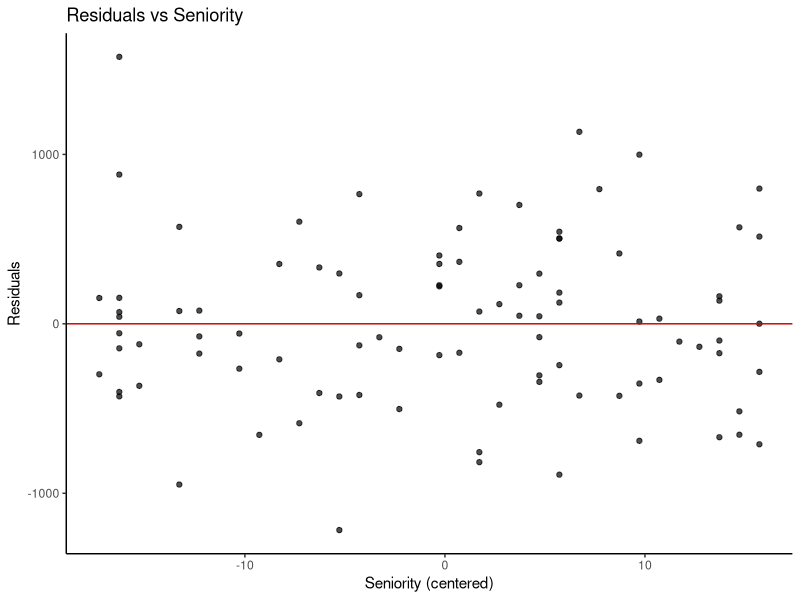
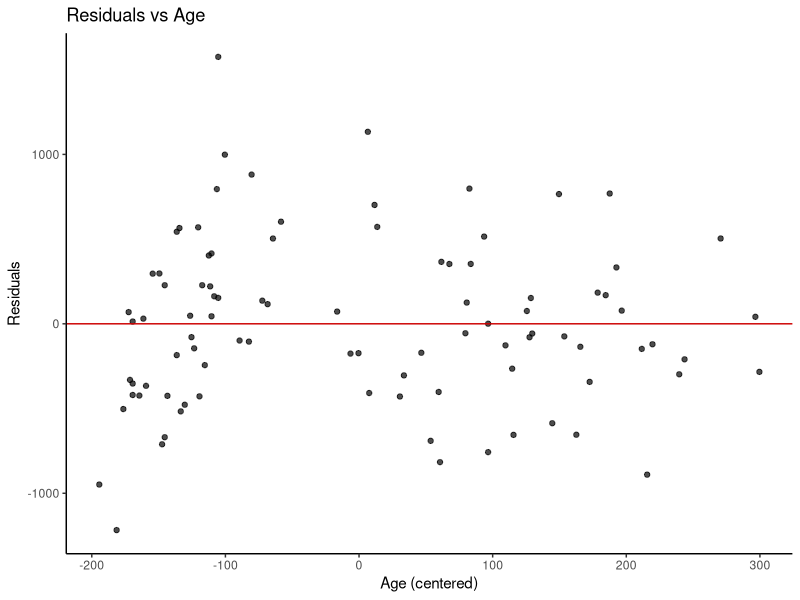
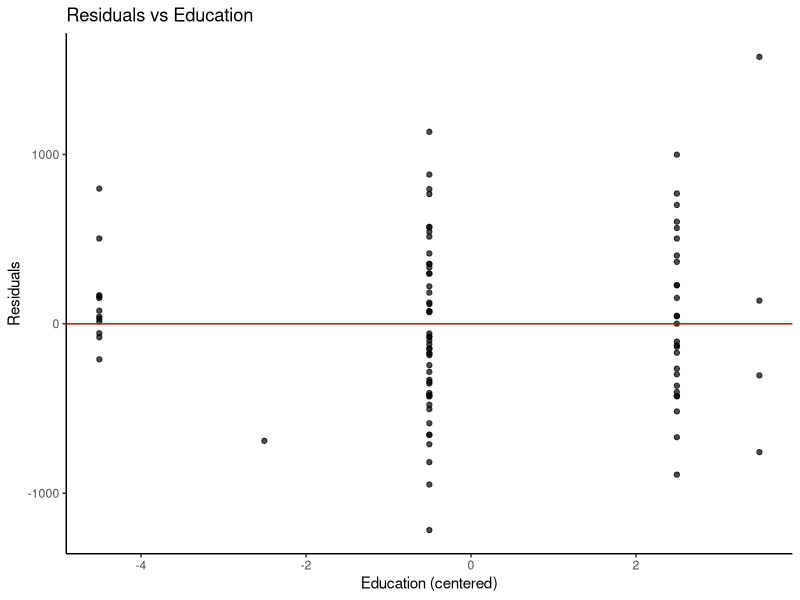
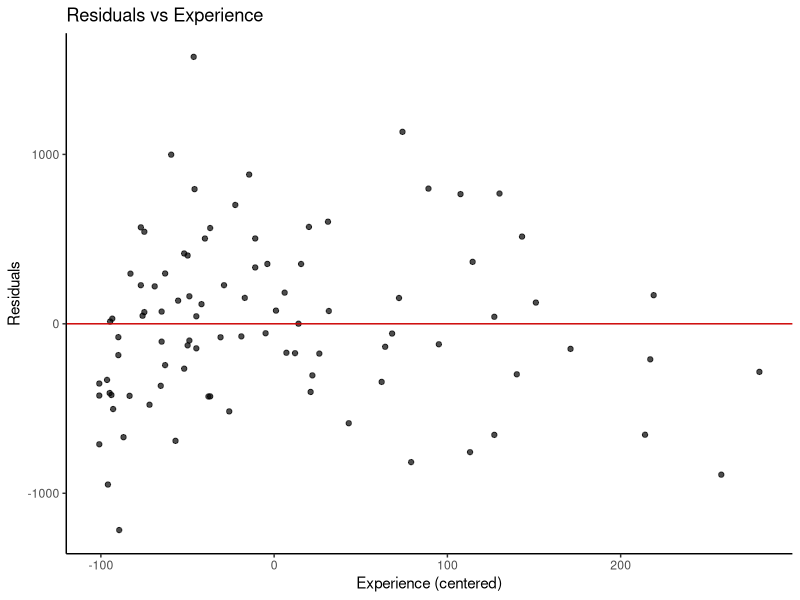
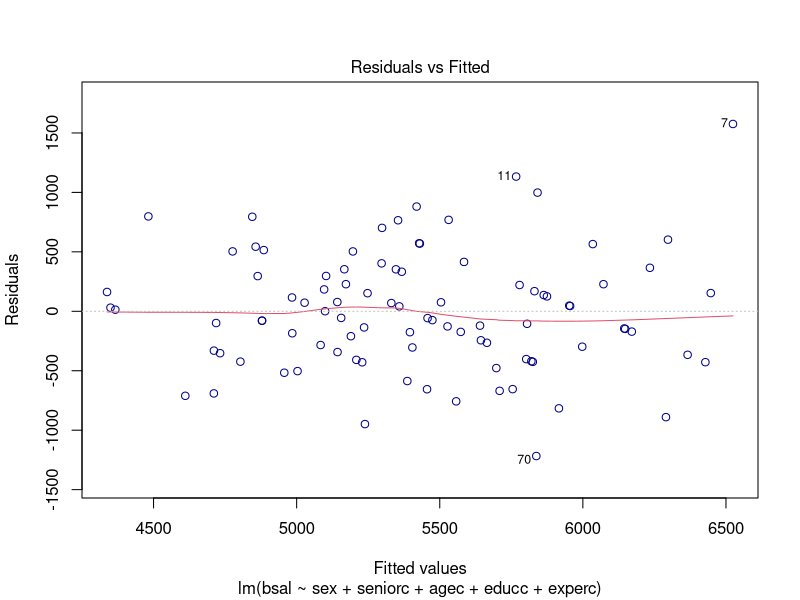
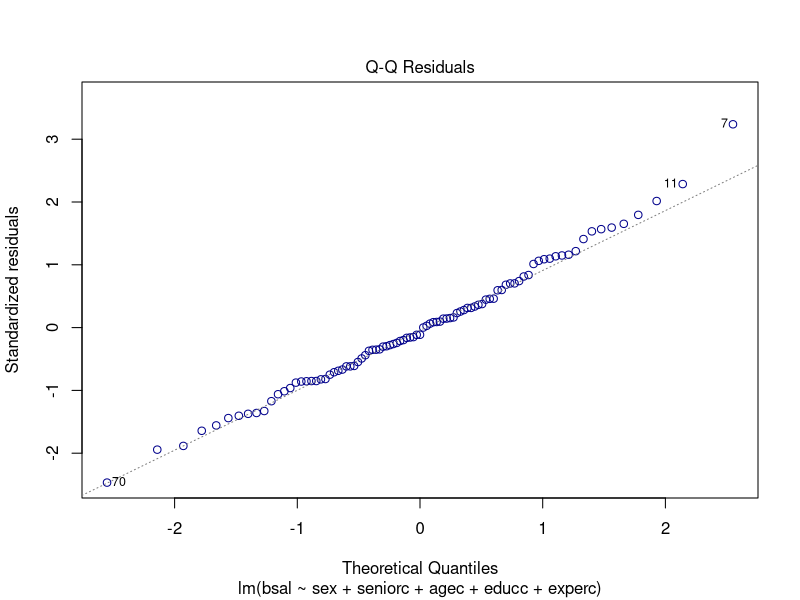
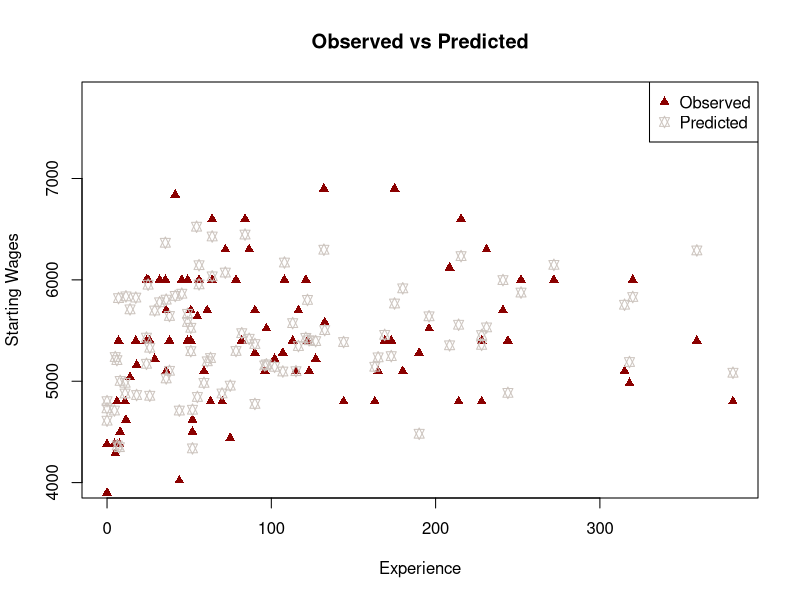
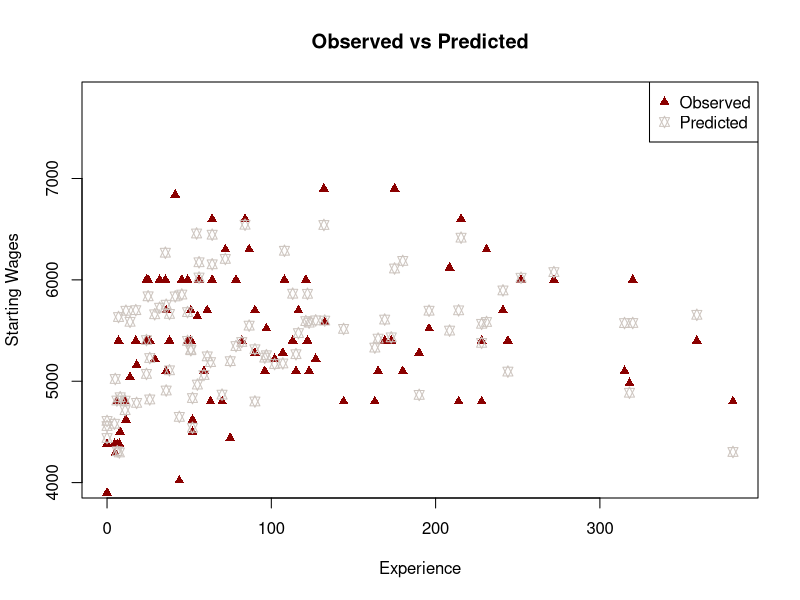

Write R code to recreate these figures, in order.
## ---- chunk 1
# R options
options(
  htmltools.dir.version = FALSE, # for blogdown
  show.signif.stars = FALSE,     # for regression output
  warm = 1
  )
# Set dpi and height for images
library(knitr)
knitr::opts_chunk$set(fig.height = 2.65, dpi = 300,fig.align='center',fig.show='hold',size='footnotesize', small.mar=TRUE) 
# For nonsese...
htmltools::tagList(rmarkdown::html_dependency_font_awesome())
## ---- chunk 2
#library(tidyverse)
#library(rvest)
library(ggplot2)
wages <- read.csv("data/wagediscrim.txt", header= T)
wages$sex <- factor(wages$sex,levels=c("Male","Female"))
wages$fsex <- factor(wages$fsex)

wages$agec <- c(scale(wages$age,scale=F))
wages$seniorc <- c(scale(wages$senior,scale=F))
wages$experc <- c(scale(wages$exper,scale=F))
wages$educc <- c(scale(wages$educ,scale=F))
## ---- chunk 3
regwagec <- lm(bsal~ sex + seniorc + agec + educc + experc, data= wages)
summary(regwagec)
## ---- chunk 4
ggplot(wages,aes(x=seniorc, y=regwagec$residual)) + 
  geom_point(alpha = .7) +  geom_hline(yintercept=0,col="red3") + theme_classic() +
  labs(title="Residuals vs Seniority",x="Seniority (centered)",y="Residuals")
## ---- chunk 5
ggplot(wages,aes(x=agec, y=regwagec$residual)) + 
  geom_point(alpha = .7) +  geom_hline(yintercept=0,col="red3") + theme_classic() +
  labs(title="Residuals vs Age",x="Age (centered)",y="Residuals")
## ---- chunk 6
ggplot(wages,aes(x=educc, y=regwagec$residual)) + 
  geom_point(alpha = .7) +  geom_hline(yintercept=0,col="red3") + theme_classic() +
  labs(title="Residuals vs Education",x="Education (centered)",y="Residuals")
## ---- chunk 7
ggplot(wages,aes(x=experc, y=regwagec$residual)) + 
  geom_point(alpha = .7) +  geom_hline(yintercept=0,col="red3") + theme_classic() +
  labs(title="Residuals vs Experience",x="Experience (centered)",y="Residuals")
## ---- chunk 8
plot(regwagec,which=1,col=c("blue4"))
## ---- chunk 9
plot(regwagec,which=2,col=c("blue4"))
## ---- chunk 10
wages$agec2 <- wages$agec^2
wages$experc2 <- wages$experc^2
## ---- chunk 11
regwagecsquares <- lm(bsal~sex+seniorc+agec+agec2+educc+experc+experc2,data=wages)
summary(regwagecsquares)
## ---- chunk 12
preds <- predict(regwagec);
plot(y=wages$bsal,x=wages$exper,col='red4',
     xlab="Experience", ylab="Starting Wages",pch=17,ylim=c(4000,7800),
     main="Observed vs Predicted")
points(y=preds,x=wages$exper,col='seashell3',pch=11)
legend("topright",c("Observed","Predicted"),col=c("red4","seashell3"),pch=c(17,11))
## ---- chunk 13
preds <- predict(regwagecsquares);
plot(y=wages$bsal,x=wages$exper,col='red4',
     xlab="Experience", ylab="Starting Wages",pch=17,ylim=c(4000,7800),
     main="Observed vs Predicted")
points(y=preds,x=wages$exper,col='seashell3',pch=11)
legend("topright",c("Observed","Predicted"),col=c("red4","seashell3"),pch=c(17,11))
## ---- chunk 14
#First, make the 20 values of experience that you want to examine
newexper <- seq(from=0,to=400,by=5)
newexperc <- newexper - mean(wages$exper)
newexperc2 <- newexperc^2
newdata <- data.frame(matrix(0, nrow=length(newexper), ncol=7))
names(newdata) <- c("sex","seniorc","agec","agec2","educc","experc","experc2")
newdata$experc <- newexperc; newdata$experc2 <- newexperc2; newdata$sex <- "Male"
#Since we use mean-centered predictors, the rows in the new dataset correspond to 
#people with average values of seniority, age, and education. 
preds_male <- predict(regwagecsquares,newdata,interval="confidence"); preds_male[1:3,]
newdata$sex <- "Female"; 
preds_female <- predict(regwagecsquares,newdata,interval="confidence");
preds_female[1:3,]
## ---- chunk 15
plot(y=preds_male[,"fit"],x=newexper,xlab="Experience",ylab="Predicted Wages",
     main="Expected Change in B.Wages with Experience",col="darkblue",ylim=c(4700,6300))
points(y=preds_female[,"fit"], x=newexper,col="orange")
legend("bottomright",c("Male","Female"),col=c("darkblue","orange"),lty=c(2,2))
#Remember that this is with average values of other predictors.
## ---- chunk 16
#if you want to get the 95% confidence bands on the plot as well, you can do the following
plot(y=preds_male[,"fit"], x=newexper, xlab="Experience", ylab="Predicted Wages",
     main="Expected Change in B.Wages with Experience",col="darkblue",ylim=c(4200,6700))
points(y=preds_female[,"fit"], x=newexper,col="orange")
legend("bottomright",c("Male","Female"),col=c("darkblue","orange"),lty=c(1,1))
lines(y=preds_male[,"lwr"],x=newexper,col="darkblue",lty=2)
lines(y=preds_male[,"upr"],x=newexper,col="darkblue",lty=2)
lines(y=preds_female[,"lwr"],x=newexper,col="orange",lty=2)
lines(y=preds_female[,"upr"],x=newexper,col="orange",lty=2)
